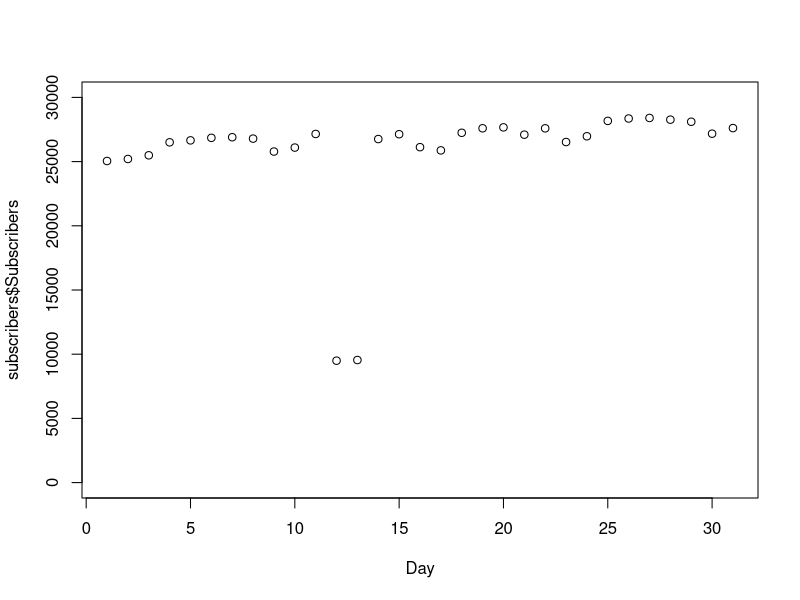
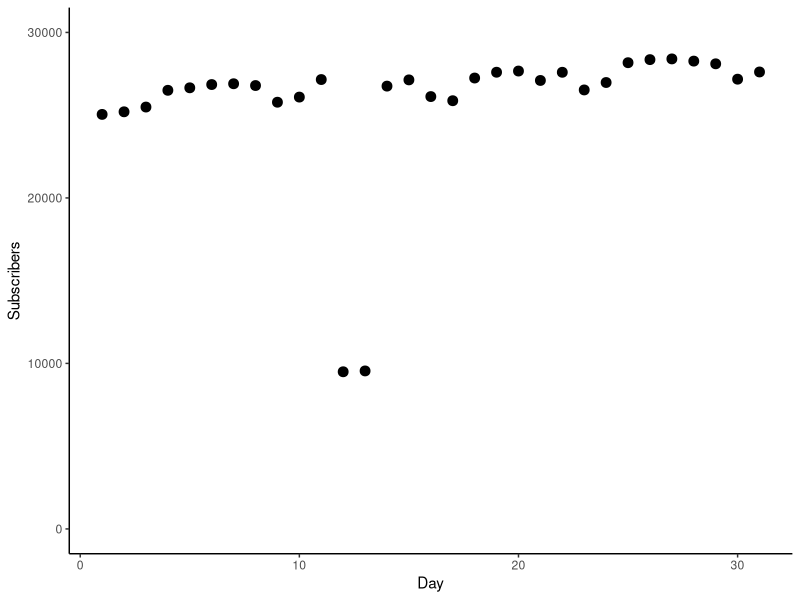
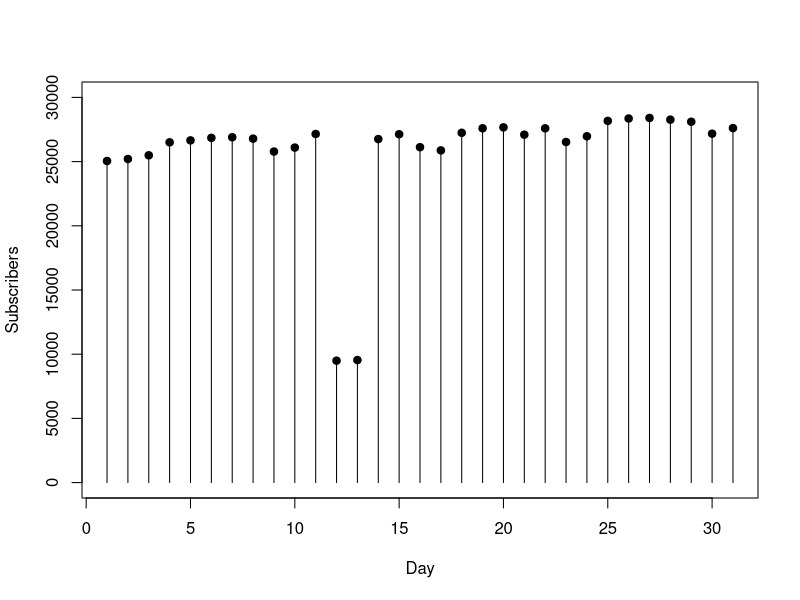
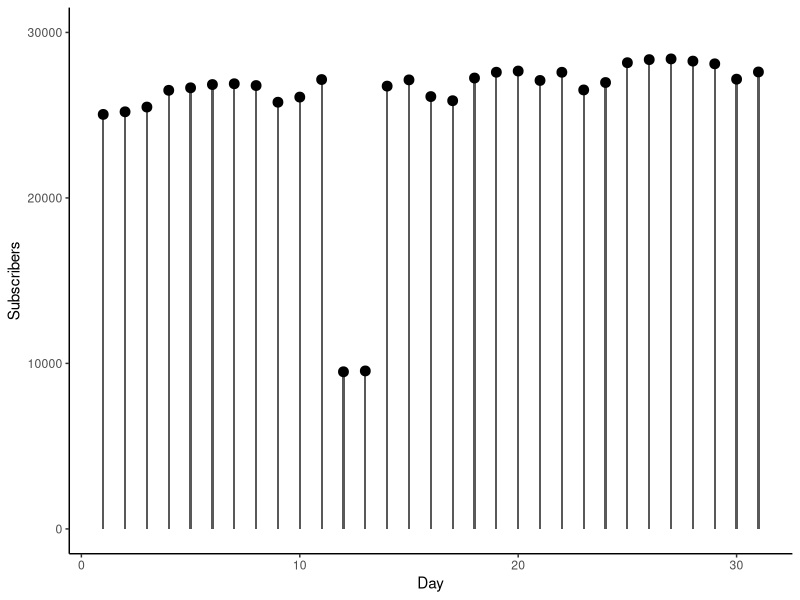

Write the R code that produced these figures, in order.
library("ggplot2")

setwd("C:/Users/wuf2/Documents/GitHub/note-on-visualize-this/ch04-flowingdata_subscribers")
subscribers <- read.csv("flowingdata_subscribers.csv", sep=",", header=TRUE)

func <- function(is.book, is.point) {

  if (is.point) {
    if (is.book) {
      plot(subscribers$Subscribers, type="p", ylim=c(0, 30000), xlab="Day")
    } else {

      p <- ggplot(subscribers, aes(x=1:length(Subscribers), y=Subscribers))
      p <- p + geom_point(size = 3)

      # y limit
      p <- p + ylim(0, 30000)

      # x label
      p <- p + xlab("Day")

      # tune panel and axis color
      p <- p + theme(panel.border = element_blank(),
          panel.grid = element_blank(), panel.background = element_blank(),
          axis.line = element_line(colour="black"))
      p

    }
  } else {
    if (is.book) {
      plot(subscribers$Subscribers, type="h", ylim=c(0, 30000),
        xlab="Day", ylab="Subscribers")
      points(subscribers$Subscribers, pch=19, col="black")
    } else {

      p <- ggplot(subscribers, aes(x=1:length(Subscribers), y=Subscribers))
      p <- p + geom_bar(stat="identity", width=0.1) + geom_point(size = 3)

      # y limit
      p <- p + ylim(0, 30000)

      # x label
      p <- p + xlab("Day")

      # tune panel and axis color
      p <- p + theme(panel.border = element_blank(),
          panel.grid = element_blank(), panel.background = element_blank(),
          axis.line = element_line(colour="black"))
      p

    }
  }
}

png("point-book.png", width=400, height=400)
func(is.point = TRUE,  is.book = TRUE)
dev.off()

png("point-mine.png", width=400, height=400)
func(is.point = TRUE,  is.book = FALSE)
dev.off()

png("candlestick-book.png", width=400, height=400)
func(is.point = FALSE, is.book = TRUE)
dev.off()

png("candlestick-mine.png", width=400, height=400)
func(is.point = FALSE, is.book = FALSE)
dev.off()

